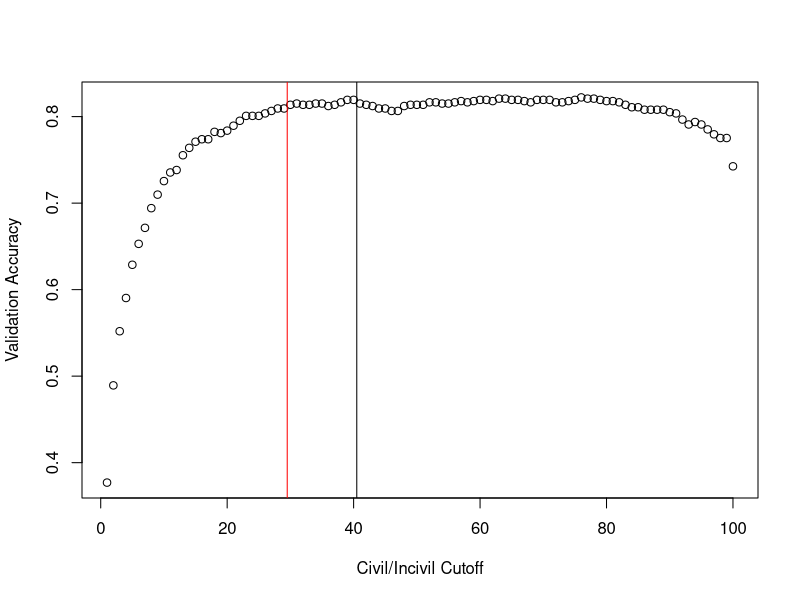

Generate this figure with R:

##Figure 10
setwd("C:/Users/kevin/Documents/GitHub/replication_dont_at_me/")

library(dplyr)


validation_tweets<-read.csv(file = "validation_tweets.csv", stringsAsFactors = T)

agg_thresholds<-c(.295, .405)


##filter to where there's agreement 

agreement<-filter(validation_tweets, Agreement == "Yes")


######################################################


#### Confusion Matrices in Appendix C

#####################################################


##70th percentile
table(as.factor(agreement$Answer1), agreement$scores< agg_thresholds[1]) / length(agreement$X)



##75th percentile
table(as.factor(agreement$Answer1), agreement$scores< agg_thresholds[2]) / length(agreement$X)


  ###validate for real
acc<-NULL
for(i in 1:100){
  acc[i] <-(length(agreement$Answer1[(agreement$Answer1 == "Civil" & agreement$scores < i/100)] ) + 
              length(agreement$Answer1[(agreement$Answer1 == "Incivil" & agreement$scores > i/100)] )) /
    length(agreement$Answer1)
  
  
}

x<-seq(1:100)

pdf("results/validation_accuracy.pdf", 8 , 5)
plot(x = x, y= acc, ylab = "Validation Accuracy", xlab = "Civil/Incivil Cutoff" )
abline(v = agg_thresholds[1]*100, col = "red")
abline(v = agg_thresholds[2]*100, col = "black")

dev.off()



